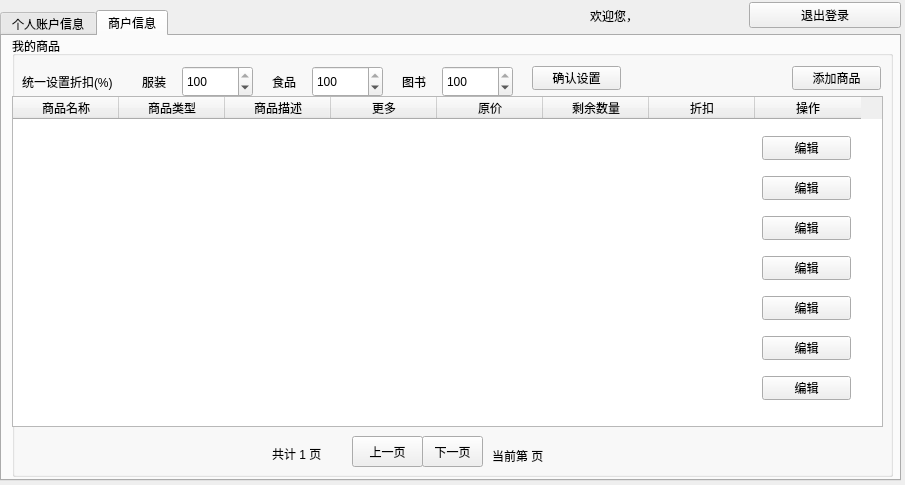
<?xml version="1.0" encoding="UTF-8"?>
<ui version="4.0">
 <class>userWindow</class>
 <widget class="QWidget" name="userWindow">
  <property name="geometry">
   <rect>
    <x>0</x>
    <y>0</y>
    <width>905</width>
    <height>485</height>
   </rect>
  </property>
  <property name="windowTitle">
   <string>用户中心</string>
  </property>
  <widget class="QWidget" name="horizontalLayoutWidget">
   <property name="geometry">
    <rect>
     <x>590</x>
     <y>0</y>
     <width>311</width>
     <height>31</height>
    </rect>
   </property>
   <layout class="QHBoxLayout" name="horizontalLayout">
    <item>
     <widget class="QLabel" name="userLabel">
      <property name="text">
       <string>欢迎您，</string>
      </property>
     </widget>
    </item>
    <item>
     <widget class="QPushButton" name="pushButton_2">
      <property name="text">
       <string>退出登录</string>
      </property>
     </widget>
    </item>
   </layout>
  </widget>
  <widget class="QTabWidget" name="user_merchant">
   <property name="geometry">
    <rect>
     <x>0</x>
     <y>10</y>
     <width>901</width>
     <height>471</height>
    </rect>
   </property>
   <property name="currentIndex">
    <number>1</number>
   </property>
   <widget class="QWidget" name="user">
    <attribute name="title">
     <string>个人账户信息</string>
    </attribute>
    <widget class="QGroupBox" name="passwordPart">
     <property name="geometry">
      <rect>
       <x>0</x>
       <y>0</y>
       <width>241</width>
       <height>131</height>
      </rect>
     </property>
     <property name="title">
      <string>密码修改</string>
     </property>
     <widget class="QLineEdit" name="password1">
      <property name="geometry">
       <rect>
        <x>90</x>
        <y>30</y>
        <width>141</width>
        <height>23</height>
       </rect>
      </property>
      <property name="echoMode">
       <enum>QLineEdit::Password</enum>
      </property>
     </widget>
     <widget class="QLineEdit" name="password2">
      <property name="geometry">
       <rect>
        <x>90</x>
        <y>60</y>
        <width>141</width>
        <height>23</height>
       </rect>
      </property>
      <property name="echoMode">
       <enum>QLineEdit::Password</enum>
      </property>
     </widget>
     <widget class="QLabel" name="label_2">
      <property name="geometry">
       <rect>
        <x>10</x>
        <y>30</y>
        <width>91</width>
        <height>20</height>
       </rect>
      </property>
      <property name="text">
       <string>输入新密码</string>
      </property>
     </widget>
     <widget class="QLabel" name="label_3">
      <property name="geometry">
       <rect>
        <x>10</x>
        <y>60</y>
        <width>91</width>
        <height>20</height>
       </rect>
      </property>
      <property name="text">
       <string>再次输入</string>
      </property>
     </widget>
     <widget class="QPushButton" name="changeConfirm">
      <property name="geometry">
       <rect>
        <x>60</x>
        <y>90</y>
        <width>89</width>
        <height>24</height>
       </rect>
      </property>
      <property name="text">
       <string>确认修改</string>
      </property>
     </widget>
    </widget>
    <widget class="QGroupBox" name="moneyPart">
     <property name="geometry">
      <rect>
       <x>0</x>
       <y>130</y>
       <width>241</width>
       <height>141</height>
      </rect>
     </property>
     <property name="title">
      <string>账户余额</string>
     </property>
     <widget class="QLabel" name="label_4">
      <property name="geometry">
       <rect>
        <x>10</x>
        <y>40</y>
        <width>101</width>
        <height>16</height>
       </rect>
      </property>
      <property name="text">
       <string>当前余额(元）</string>
      </property>
     </widget>
     <widget class="QLabel" name="money">
      <property name="geometry">
       <rect>
        <x>100</x>
        <y>40</y>
        <width>72</width>
        <height>15</height>
       </rect>
      </property>
      <property name="text">
       <string>TextLabel</string>
      </property>
     </widget>
     <widget class="QPushButton" name="topUpComfirm">
      <property name="geometry">
       <rect>
        <x>60</x>
        <y>100</y>
        <width>89</width>
        <height>24</height>
       </rect>
      </property>
      <property name="text">
       <string>确认充值</string>
      </property>
     </widget>
     <widget class="QLabel" name="label_6">
      <property name="geometry">
       <rect>
        <x>10</x>
        <y>70</y>
        <width>121</width>
        <height>16</height>
       </rect>
      </property>
      <property name="text">
       <string>输入充值金额(元)</string>
      </property>
     </widget>
     <widget class="QDoubleSpinBox" name="topUpNumber">
      <property name="geometry">
       <rect>
        <x>140</x>
        <y>60</y>
        <width>76</width>
        <height>31</height>
       </rect>
      </property>
      <property name="maximum">
       <double>2500.000000000000000</double>
      </property>
     </widget>
    </widget>
    <widget class="QGroupBox" name="groupBox_5">
     <property name="geometry">
      <rect>
       <x>250</x>
       <y>0</y>
       <width>641</width>
       <height>431</height>
      </rect>
     </property>
     <property name="title">
      <string>我的购物车</string>
     </property>
    </widget>
    <widget class="QGroupBox" name="groupBox">
     <property name="geometry">
      <rect>
       <x>0</x>
       <y>270</y>
       <width>241</width>
       <height>161</height>
      </rect>
     </property>
     <property name="title">
      <string>我的订单</string>
     </property>
    </widget>
   </widget>
   <widget class="QWidget" name="merchants">
    <attribute name="title">
     <string>商户信息</string>
    </attribute>
    <widget class="QGroupBox" name="groupBox_3">
     <property name="geometry">
      <rect>
       <x>10</x>
       <y>0</y>
       <width>881</width>
       <height>441</height>
      </rect>
     </property>
     <property name="title">
      <string>我的商品</string>
     </property>
     <widget class="QLabel" name="label_14">
      <property name="geometry">
       <rect>
        <x>10</x>
        <y>30</y>
        <width>111</width>
        <height>31</height>
       </rect>
      </property>
      <property name="text">
       <string>统一设置折扣(%)</string>
      </property>
     </widget>
     <widget class="QSpinBox" name="clothDis">
      <property name="geometry">
       <rect>
        <x>170</x>
        <y>30</y>
        <width>71</width>
        <height>31</height>
       </rect>
      </property>
      <property name="minimum">
       <number>1</number>
      </property>
      <property name="maximum">
       <number>100</number>
      </property>
      <property name="value">
       <number>100</number>
      </property>
     </widget>
     <widget class="QLabel" name="label">
      <property name="geometry">
       <rect>
        <x>130</x>
        <y>30</y>
        <width>41</width>
        <height>31</height>
       </rect>
      </property>
      <property name="text">
       <string>服装</string>
      </property>
     </widget>
     <widget class="QLabel" name="label_5">
      <property name="geometry">
       <rect>
        <x>260</x>
        <y>30</y>
        <width>41</width>
        <height>31</height>
       </rect>
      </property>
      <property name="text">
       <string>食品</string>
      </property>
     </widget>
     <widget class="QSpinBox" name="foodDis">
      <property name="geometry">
       <rect>
        <x>300</x>
        <y>30</y>
        <width>71</width>
        <height>31</height>
       </rect>
      </property>
      <property name="minimum">
       <number>1</number>
      </property>
      <property name="maximum">
       <number>100</number>
      </property>
      <property name="value">
       <number>100</number>
      </property>
     </widget>
     <widget class="QLabel" name="label_11">
      <property name="geometry">
       <rect>
        <x>390</x>
        <y>30</y>
        <width>41</width>
        <height>31</height>
       </rect>
      </property>
      <property name="text">
       <string>图书</string>
      </property>
     </widget>
     <widget class="QSpinBox" name="bookDis">
      <property name="geometry">
       <rect>
        <x>430</x>
        <y>30</y>
        <width>71</width>
        <height>31</height>
       </rect>
      </property>
      <property name="minimum">
       <number>1</number>
      </property>
      <property name="maximum">
       <number>100</number>
      </property>
      <property name="value">
       <number>100</number>
      </property>
     </widget>
     <widget class="QLabel" name="pageSum">
      <property name="geometry">
       <rect>
        <x>260</x>
        <y>410</y>
        <width>72</width>
        <height>15</height>
       </rect>
      </property>
      <property name="text">
       <string>共计 1 页</string>
      </property>
     </widget>
     <widget class="QPushButton" name="lastPage">
      <property name="geometry">
       <rect>
        <x>340</x>
        <y>400</y>
        <width>71</width>
        <height>31</height>
       </rect>
      </property>
      <property name="text">
       <string>上一页</string>
      </property>
     </widget>
     <widget class="QLabel" name="pageNow">
      <property name="geometry">
       <rect>
        <x>480</x>
        <y>410</y>
        <width>101</width>
        <height>20</height>
       </rect>
      </property>
      <property name="text">
       <string>当前第 页</string>
      </property>
     </widget>
     <widget class="QPushButton" name="nextPage">
      <property name="geometry">
       <rect>
        <x>410</x>
        <y>400</y>
        <width>61</width>
        <height>31</height>
       </rect>
      </property>
      <property name="text">
       <string>下一页</string>
      </property>
     </widget>
     <widget class="QTableWidget" name="clothTable">
      <property name="geometry">
       <rect>
        <x>0</x>
        <y>60</y>
        <width>871</width>
        <height>331</height>
       </rect>
      </property>
      <property name="editTriggers">
       <set>QAbstractItemView::NoEditTriggers</set>
      </property>
      <property name="selectionMode">
       <enum>QAbstractItemView::NoSelection</enum>
      </property>
      <property name="showGrid">
       <bool>false</bool>
      </property>
      <property name="sortingEnabled">
       <bool>false</bool>
      </property>
      <property name="cornerButtonEnabled">
       <bool>true</bool>
      </property>
      <property name="rowCount">
       <number>7</number>
      </property>
      <attribute name="horizontalHeaderMinimumSectionSize">
       <number>100</number>
      </attribute>
      <attribute name="horizontalHeaderDefaultSectionSize">
       <number>106</number>
      </attribute>
      <attribute name="verticalHeaderVisible">
       <bool>false</bool>
      </attribute>
      <attribute name="verticalHeaderMinimumSectionSize">
       <number>42</number>
      </attribute>
      <attribute name="verticalHeaderDefaultSectionSize">
       <number>42</number>
      </attribute>
      <row>
       <property name="text">
        <string>line1</string>
       </property>
      </row>
      <row>
       <property name="text">
        <string>line2</string>
       </property>
      </row>
      <row>
       <property name="text">
        <string>line3</string>
       </property>
      </row>
      <row>
       <property name="text">
        <string>line4</string>
       </property>
      </row>
      <row>
       <property name="text">
        <string>line5</string>
       </property>
      </row>
      <row>
       <property name="text">
        <string>line6</string>
       </property>
      </row>
      <row>
       <property name="text">
        <string>line7</string>
       </property>
      </row>
      <column>
       <property name="text">
        <string>商品名称</string>
       </property>
      </column>
      <column>
       <property name="text">
        <string>商品类型</string>
       </property>
      </column>
      <column>
       <property name="text">
        <string>商品描述</string>
       </property>
      </column>
      <column>
       <property name="text">
        <string>更多</string>
       </property>
      </column>
      <column>
       <property name="text">
        <string>原价</string>
       </property>
      </column>
      <column>
       <property name="text">
        <string>剩余数量</string>
       </property>
      </column>
      <column>
       <property name="text">
        <string>折扣</string>
       </property>
      </column>
      <column>
       <property name="text">
        <string>操作</string>
       </property>
      </column>
      <item row="0" column="0">
       <property name="text">
        <string> </string>
       </property>
      </item>
      <item row="0" column="1">
       <property name="text">
        <string>  </string>
       </property>
      </item>
      <item row="0" column="2">
       <property name="text">
        <string>  </string>
       </property>
      </item>
      <item row="0" column="3">
       <property name="text">
        <string>  </string>
       </property>
      </item>
      <item row="0" column="4">
       <property name="text">
        <string>  </string>
       </property>
      </item>
      <item row="0" column="5">
       <property name="text">
        <string>  </string>
       </property>
      </item>
      <item row="0" column="6">
       <property name="text">
        <string>  </string>
       </property>
      </item>
      <item row="0" column="7">
       <property name="text">
        <string>  </string>
       </property>
      </item>
      <item row="1" column="0">
       <property name="text">
        <string> </string>
       </property>
      </item>
      <item row="1" column="1">
       <property name="text">
        <string> </string>
       </property>
      </item>
      <item row="1" column="2">
       <property name="text">
        <string>  </string>
       </property>
      </item>
      <item row="1" column="3">
       <property name="text">
        <string>  </string>
       </property>
      </item>
      <item row="1" column="4">
       <property name="text">
        <string>  </string>
       </property>
      </item>
      <item row="1" column="5">
       <property name="text">
        <string>  </string>
       </property>
      </item>
      <item row="1" column="6">
       <property name="text">
        <string>  </string>
       </property>
      </item>
      <item row="1" column="7">
       <property name="text">
        <string>   </string>
       </property>
      </item>
      <item row="2" column="0">
       <property name="text">
        <string> </string>
       </property>
      </item>
      <item row="2" column="1">
       <property name="text">
        <string> </string>
       </property>
      </item>
      <item row="2" column="2">
       <property name="text">
        <string>  </string>
       </property>
      </item>
      <item row="2" column="3">
       <property name="text">
        <string>  </string>
       </property>
      </item>
      <item row="2" column="4">
       <property name="text">
        <string>  </string>
       </property>
      </item>
      <item row="2" column="5">
       <property name="text">
        <string>  </string>
       </property>
      </item>
      <item row="2" column="6">
       <property name="text">
        <string>  </string>
       </property>
      </item>
      <item row="2" column="7">
       <property name="text">
        <string>  </string>
       </property>
      </item>
      <item row="3" column="0">
       <property name="text">
        <string> </string>
       </property>
      </item>
      <item row="3" column="1">
       <property name="text">
        <string> </string>
       </property>
      </item>
      <item row="3" column="2">
       <property name="text">
        <string>  </string>
       </property>
      </item>
      <item row="3" column="3">
       <property name="text">
        <string>  </string>
       </property>
      </item>
      <item row="3" column="4">
       <property name="text">
        <string>  </string>
       </property>
      </item>
      <item row="3" column="5">
       <property name="text">
        <string>  </string>
       </property>
      </item>
      <item row="3" column="6">
       <property name="text">
        <string>  </string>
       </property>
      </item>
      <item row="3" column="7">
       <property name="text">
        <string>  </string>
       </property>
      </item>
      <item row="4" column="0">
       <property name="text">
        <string> </string>
       </property>
      </item>
      <item row="4" column="1">
       <property name="text">
        <string> </string>
       </property>
      </item>
      <item row="4" column="2">
       <property name="text">
        <string>  </string>
       </property>
      </item>
      <item row="4" column="3">
       <property name="text">
        <string>  </string>
       </property>
      </item>
      <item row="4" column="4">
       <property name="text">
        <string>  </string>
       </property>
      </item>
      <item row="4" column="5">
       <property name="text">
        <string>  </string>
       </property>
      </item>
      <item row="4" column="6">
       <property name="text">
        <string>  </string>
       </property>
      </item>
      <item row="4" column="7">
       <property name="text">
        <string>  </string>
       </property>
      </item>
      <item row="5" column="0">
       <property name="text">
        <string> </string>
       </property>
      </item>
      <item row="5" column="1">
       <property name="text">
        <string> </string>
       </property>
      </item>
      <item row="5" column="2">
       <property name="text">
        <string>  </string>
       </property>
      </item>
      <item row="5" column="3">
       <property name="text">
        <string>  </string>
       </property>
      </item>
      <item row="5" column="4">
       <property name="text">
        <string>  </string>
       </property>
      </item>
      <item row="5" column="5">
       <property name="text">
        <string>  </string>
       </property>
      </item>
      <item row="5" column="6">
       <property name="text">
        <string>  </string>
       </property>
      </item>
      <item row="5" column="7">
       <property name="text">
        <string>  </string>
       </property>
      </item>
      <item row="6" column="0">
       <property name="text">
        <string> </string>
       </property>
      </item>
      <item row="6" column="1">
       <property name="text">
        <string> </string>
       </property>
      </item>
      <item row="6" column="2">
       <property name="text">
        <string>  </string>
       </property>
      </item>
      <item row="6" column="3">
       <property name="text">
        <string>  </string>
       </property>
      </item>
      <item row="6" column="4">
       <property name="text">
        <string>  </string>
       </property>
      </item>
      <item row="6" column="5">
       <property name="text">
        <string>  </string>
       </property>
      </item>
      <item row="6" column="6">
       <property name="text">
        <string>  </string>
       </property>
      </item>
      <item row="6" column="7">
       <property name="text">
        <string>  </string>
       </property>
      </item>
     </widget>
     <widget class="QPushButton" name="pushButton">
      <property name="geometry">
       <rect>
        <x>520</x>
        <y>30</y>
        <width>89</width>
        <height>24</height>
       </rect>
      </property>
      <property name="text">
       <string>确认设置</string>
      </property>
     </widget>
     <widget class="QPushButton" name="pushButton_3">
      <property name="geometry">
       <rect>
        <x>780</x>
        <y>30</y>
        <width>89</width>
        <height>24</height>
       </rect>
      </property>
      <property name="text">
       <string>添加商品</string>
      </property>
     </widget>
     <widget class="QPushButton" name="edit_1">
      <property name="geometry">
       <rect>
        <x>750</x>
        <y>100</y>
        <width>89</width>
        <height>24</height>
       </rect>
      </property>
      <property name="text">
       <string>编辑</string>
      </property>
     </widget>
     <widget class="QPushButton" name="edit_2">
      <property name="geometry">
       <rect>
        <x>750</x>
        <y>140</y>
        <width>89</width>
        <height>24</height>
       </rect>
      </property>
      <property name="text">
       <string>编辑</string>
      </property>
     </widget>
     <widget class="QPushButton" name="edit_3">
      <property name="geometry">
       <rect>
        <x>750</x>
        <y>180</y>
        <width>89</width>
        <height>24</height>
       </rect>
      </property>
      <property name="text">
       <string>编辑</string>
      </property>
     </widget>
     <widget class="QPushButton" name="edit_4">
      <property name="geometry">
       <rect>
        <x>750</x>
        <y>220</y>
        <width>89</width>
        <height>24</height>
       </rect>
      </property>
      <property name="text">
       <string>编辑</string>
      </property>
     </widget>
     <widget class="QPushButton" name="edit_5">
      <property name="geometry">
       <rect>
        <x>750</x>
        <y>260</y>
        <width>89</width>
        <height>24</height>
       </rect>
      </property>
      <property name="text">
       <string>编辑</string>
      </property>
     </widget>
     <widget class="QPushButton" name="edit_6">
      <property name="geometry">
       <rect>
        <x>750</x>
        <y>300</y>
        <width>89</width>
        <height>24</height>
       </rect>
      </property>
      <property name="text">
       <string>编辑</string>
      </property>
     </widget>
     <widget class="QPushButton" name="edit_7">
      <property name="geometry">
       <rect>
        <x>750</x>
        <y>340</y>
        <width>89</width>
        <height>24</height>
       </rect>
      </property>
      <property name="text">
       <string>编辑</string>
      </property>
     </widget>
    </widget>
   </widget>
  </widget>
  <zorder>user_merchant</zorder>
  <zorder>horizontalLayoutWidget</zorder>
 </widget>
 <resources/>
 <connections/>
</ui>
